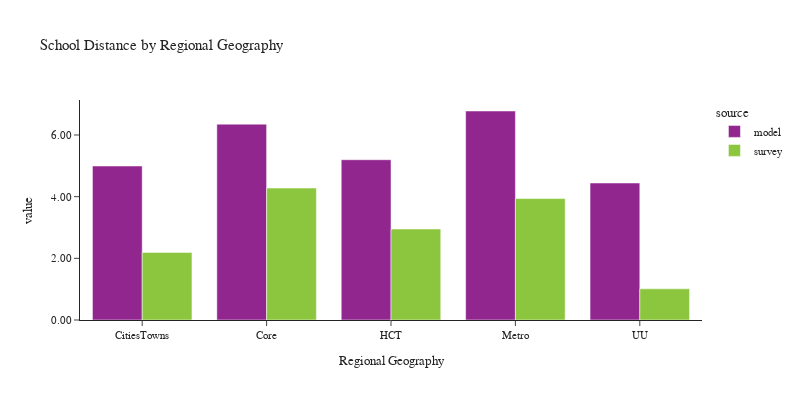

The notebook cell saved with this chart:
### Code cell
plot_school_location(df_students, 'rg_proposed_school', 'Regional Geography', 'Regional Geography')

### Figure 1 — Plotly figure (JSON) as saved in the notebook; plotly's stock layout.template omitted (floating-point values rounded to 4 significant figures)
{"data": [{"alignmentgroup": "True", "customdata": [[87514], [268854], [182696], [342867], [31892]], "hovertemplate": "source=model<br>rg_proposed_school=%{x}<br>value=%{y}<br>sample count=%{customdata[0]}<extra></extra>", "legendgroup": "model", "marker": {"color": "#91268F", "pattern": {"shape": ""}}, "name": "model", "offsetgroup": "model", "orientation": "v", "showlegend": true, "textposition": "auto", "type": "bar", "x": ["CitiesTowns", "Core", "HCT", "Metro", "UU"], "xaxis": "x", "y": [4.994, 6.351, 5.198, 6.778, 4.443], "yaxis": "y"}, {"alignmentgroup": "True", "customdata": [[63], [237], [136], [207], [14]], "hovertemplate": "source=survey<br>rg_proposed_school=%{x}<br>value=%{y}<br>sample count=%{customdata[0]}<extra></extra>", "legendgroup": "survey", "marker": {"color": "#8CC63E", "pattern": {"shape": ""}}, "name": "survey", "offsetgroup": "survey", "orientation": "v", "showlegend": true, "textposition": "auto", "type": "bar", "x": ["CitiesTowns", "Core", "HCT", "Metro", "UU"], "xaxis": "x", "y": [2.192, 4.278, 2.951, 3.939, 1.011], "yaxis": "y"}], "layout": {"barmode": "group", "font": {"size": 11}, "height": 400, "legend": {"title": {"text": "source"}, "tracegroupgap": 0}, "title": {"text": "School Distance by Regional Geography"}, "width": 800, "xaxis": {"anchor": "y", "domain": [0.0, 1.0], "title": {"text": "Regional Geography"}}, "yaxis": {"anchor": "x", "domain": [0.0, 1.0], "tickformat": ".2f", "title": {"text": "value"}}}}
